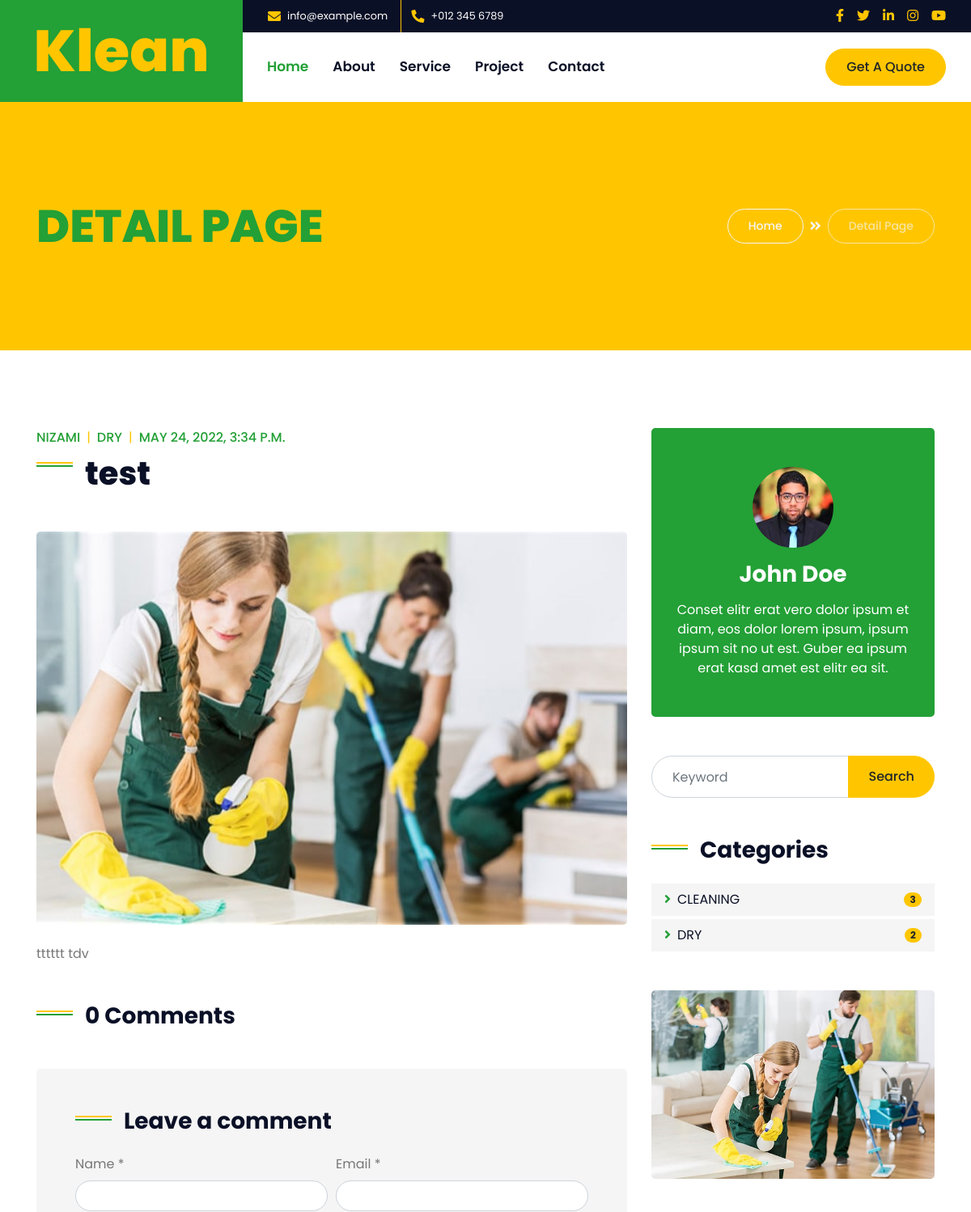
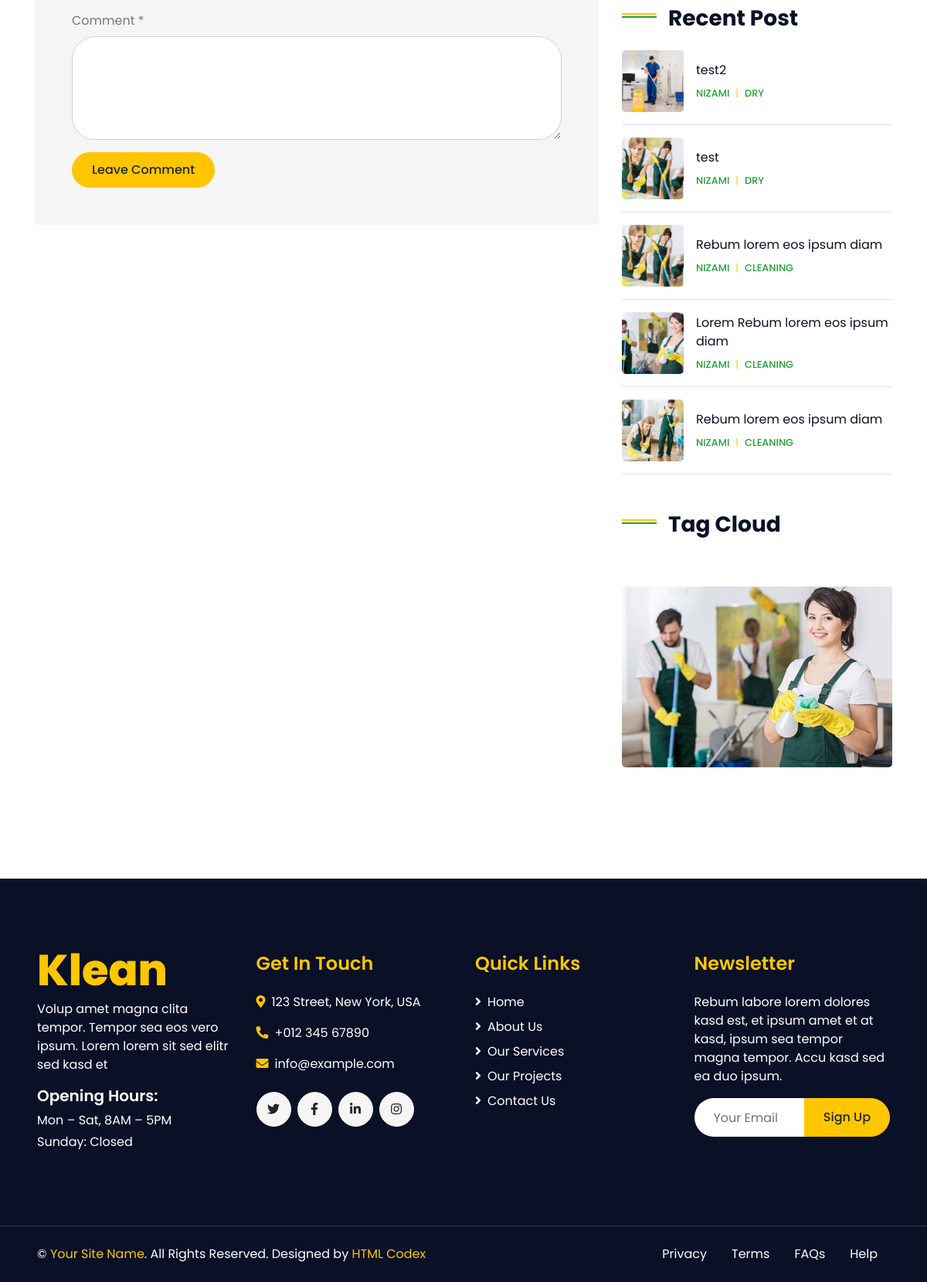
The app's page /news/test/ with its own data (2 pictures, top to bottom).
### home/models.py (models this page shows, shortened)
class Blog(models.Model):
    category = models.ForeignKey(Category,on_delete=models.CASCADE)
    tag = models.ManyToManyField(Tag)
    author = models.ForeignKey(User, null=True, blank=True,on_delete=models.CASCADE)
    title = models.CharField(max_length=300)
    slug = models.SlugField(
        max_length=200,
        default="",
    )
    content  = models.TextField()
    image = models.ImageField(
        upload_to='blog',
        null=True,
        blank=True,
    )
    status = models.CharField(
        default=DEFAULT_STATUS,
        choices=STATUS,
        max_length=15
    )
    createt_at = models.DateTimeField(auto_now_add=True)
    updated_at = models.DateTimeField(auto_now=True)
    class Meta:
        verbose_name_plural='Blog'

class Category(models.Model):
    title=models.CharField(max_length=200)
    class Meta:
        verbose_name_plural='Categories'
    def __str__(self):
        return self.title

### home/views.py (the view, shortened to what this page needs)
# urls.py: path('news/<slug:slug>/', views.detail, name='detail'),
def detail(request,slug):
    context = dict()
    context['blog'] = get_object_or_404(Blog, slug=slug)
    context['categories'] = Category.objects.all().annotate(blogs_count=Count('blog', filter=Q(blog__status=STATUS)))[0:5]
    context['posts'] = Blog.objects.filter(status=STATUS).order_by('-createt_at')[0:5]
    context['comments']=Comment.objects.filter(news = context['blog'],status=STATUS).order_by('-id')
    return render(request, 'blog_detail.html', context)

### templates/blog_detail.html (shortened to what this page needs)
{% extends 'base/base.html' %}
{% block content %}
{% load static %}
  <div class="container-fluid bg-primary py-5 mb-5">
    <div class="container py-5">
        <div class="row align-items-center py-4">
            <div class="col-md-6 text-center text-md-left">
                <h1 class="display-4 mb-4 mb-md-0 text-secondary text-uppercase">Detail Page</h1>
            </div>
            <div class="col-md-6 text-center text-md-right">
                <div class="d-inline-flex align-items-center">
                    <a class="btn btn-sm btn-outline-light" href="">Home</a>
                    <i class="fas fa-angle-double-right text-light mx-2"></i>
                    <a class="btn btn-sm btn-outline-light disabled" href="">Detail Page</a>
                </div>
            </div>
        </div>
    </div>
</div>
<div class="container-fluid py-5">
    <div class="container">
        <div class="row">
            <div class="col-lg-8">
                <div class="mb-5">
                    <div class="d-flex mb-2">
                        <a class="text-secondary text-uppercase font-weight-medium" href="">{{blog.author}}</a>
                        <span class="text-primary px-2">|</span>
                        <a class="text-secondary text-uppercase font-weight-medium" href="">{{blog.category}}</a>
                        <span class="text-primary px-2">|</span>
                        <a class="text-secondary text-uppercase font-weight-medium" href="">{{blog.createt_at}}</a>
                    </div>
                    <h1 class="section-title mb-3">{{blog.title}}</h1>
                </div>
                <div class="mb-5">
                    <img class="img-fluid rounded w-100 mb-4" src="{{blog.image.url}}" alt="Image">
                    <p>{{blog.content}}</p>
                </div>
                <div class="mb-5">
                    <h3 class="mb-4 section-title">{{comments.count}} Comments</h3>
                </div>
                <div class="bg-light rounded p-5">
                    <h3 class="mb-4 section-title">Leave a comment</h3>
                    <form action={% url 'detail' slug=blog.slug %}  method="POST">
                        <div class="form-row">
                            <div class="form-group col-sm-6">
                                <label for="name">Name *</label>
                                <input name="name" type="text" class="form-control" id="name">
                            </div>
                            <div class="form-group col-sm-6">
                                <label for="email">Email *</label>
                                <input  name="email" type="email" class="form-control" id="email">
                            </div>
                        </div>
                        <div class="form-group">
                            <label for="comment">Comment *</label>
                            <textarea  name="comment" id="comment" cols="30" rows="5" class="form-control"></textarea>
                        </div>
                        <div class="form-group mb-0">
                            <input type="submit" value="Leave Comment" class="btn btn-primary">
                        </div>
                    </form>
                </div>
            </div>
            <div class="col-lg-4 mt-5 mt-lg-0">
                <div class="d-flex flex-column text-center bg-secondary rounded mb-5 py-5 px-4">
                    <img src="{%static 'img/user.jpg' %}" class="img-fluid rounded-circle mx-auto mb-3" style="width: 100px;">
                    <h3 class="text-white mb-3">John Doe</h3>
                    <p class="text-white m-0">Conset elitr erat vero dolor ipsum et diam, eos dolor lorem ipsum,
                        ipsum
                        ipsum sit no ut est. Guber ea ipsum erat kasd amet est elitr ea sit.</p>
                </div>
                <div class="mb-5">
                    <div class="w-100">
                        <div class="input-group">
                            <input type="text" class="form-control" style="padding: 25px;" placeholder="Keyword">
                            <div class="input-group-append">
                                <button class="btn btn-primary px-4">Search</button>
                            </div>
                        </div>
                    </div>
                </div>
                <div class="mb-5">
                    <h3 class="mb-4 section-title">Categories</h3>
                    <ul class="list-inline m-0">
                        {% for category in categories %}
                        <li class="mb-1 py-2 px-3 bg-light d-flex justify-content-between align-items-center">
                            <a class="text-dark" href="#"><i class="fa fa-angle-right text-secondary mr-2"></i>{{category.title}}</a>
                            <span class="badge badge-primary badge-pill">{{category.blogs_count }}</span>
                        </li>
                        {% endfor %}
                    </ul>
                </div>
                <div class="mb-5">
                    <img src="img/blog-1.jpg" alt="" class="img-fluid rounded">
                </div>
                <div class="mb-5">
                    <h3 class="mb-4 section-title">Recent Post</h3>
                    {% for post in posts %}
                    <div class="d-flex align-items-center border-bottom mb-3 pb-3">
                        <img class="img-fluid rounded" src="{{post.image.url}}" style="width: 80px; height: 80px; object-fit: cover;" alt="">
                        <div class="d-flex flex-column pl-3">
                            <a class="text-dark mb-2" href="">{{post.title}}</a>
                            <div class="d-flex">
                                <small><a class="text-secondary text-uppercase font-weight-medium" href="">{{post.author}}</a></small>
                                <small class="text-primary px-2">|</small>
                                <small><a class="text-secondary text-uppercase font-weight-medium" href="">{{post.category}}</a></small>
                            </div>
                        </div>
                    </div>
                    {% endfor %}
                </div>
                     <div class="mb-5">
                        <h3 class="mb-4 section-title">Tag Cloud</h3>
                    </div>
                <div class="mb-5">
                    <img src="{%static 'img/blog-2.jpg' %}" alt="" class="img-fluid rounded">
                </div>
            </div>
        </div>
    </div>
</div>
{% endblock %}

### records on screen
Blog: author "NIZAMI", category "DRY", createt_at "MAY 24, 2022, 3:34 P.M.", title "test", image (picture), content "tttttt tdv"
Category: title "CLEANING", blogs_count "3"
Category: title "DRY", blogs_count "2"
Blog: image (picture), title "test2", author "NIZAMI", category "DRY"
Blog: image (picture), title "Rebum lorem eos ipsum diam", author "NIZAMI", category "CLEANING"
Blog: image (picture), title "Lorem Rebum lorem eos ipsum diam", author "NIZAMI", category "CLEANING"
Blog: image (picture), title "Rebum lorem eos ipsum diam", author "NIZAMI", category "CLEANING"

### other values on screen
{{ comments.count }} "0"
